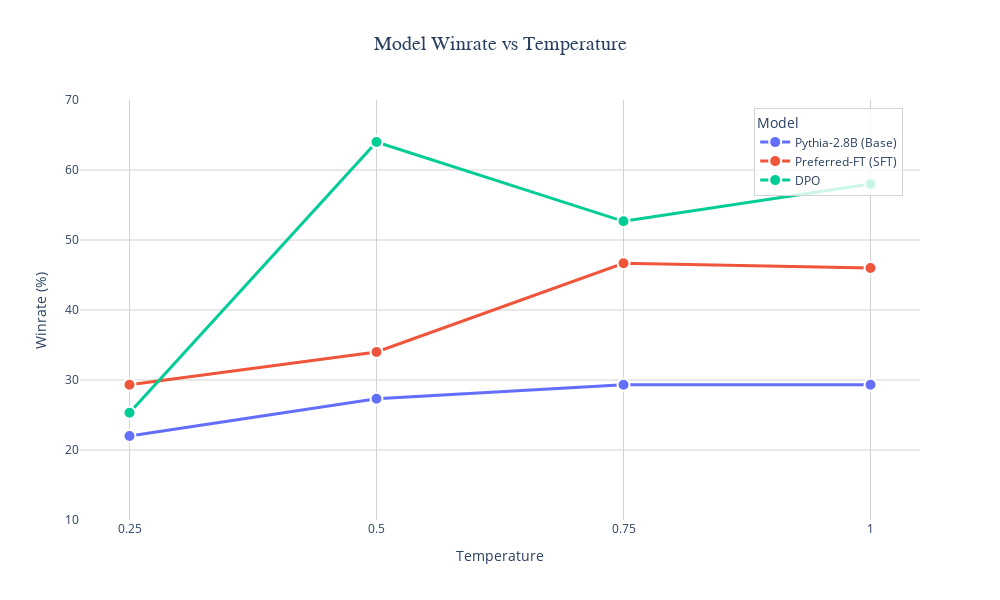

Notebook cell for this chart:
### Code cell
from collections import defaultdict

data = data_dict
# Organize data by model type
model_data = defaultdict(lambda: {'temperatures': [], 'winrates': []})

# Model name mapping
model_names = {
    'base': 'Pythia-2.8B (Base)',
    'sft': 'Preferred-FT (SFT)',
    'dpo': 'DPO'
}

# Parse the data
for key, values in data.items():
    # Extract model type from key
    if 'base' in key:
        model_type = 'base'
    elif 'dpo' in key:
        model_type = 'dpo'
    elif 'sft' in key:
        model_type = 'sft'
    else:
        continue
    
    model_data[model_type]['temperatures'].append(values['temperature'])
    model_data[model_type]['winrates'].append(values['winrate'])

# Sort by temperature for each model
for model_type in model_data:
    temps = model_data[model_type]['temperatures']
    wins = model_data[model_type]['winrates']
    # Sort both lists by temperature
    sorted_pairs = sorted(zip(temps, wins))
    model_data[model_type]['temperatures'] = [t for t, w in sorted_pairs]
    model_data[model_type]['winrates'] = [w for t, w in sorted_pairs]

# Create figure
fig = go.Figure()

# Color scheme
colors = {
    'base': '#636EFA',  # Blue
    'sft': '#EF553B',   # Red
    'dpo': '#00CC96'    # Green
}

# Add traces for each model
for model_type in ['base', 'sft', 'dpo']:
    if model_type in model_data:
        fig.add_trace(go.Scatter(
            x=model_data[model_type]['temperatures'],
            y=model_data[model_type]['winrates'],
            mode='lines+markers',
            name=model_names[model_type],
            line=dict(width=3, color=colors[model_type]),
            marker=dict(size=12, line=dict(width=2, color='white')),
            hovertemplate='<b>Temperature:</b> %{x}<br><b>Winrate:</b> %{y:.2f}%<extra></extra>'
        ))

# Update layout
fig.update_layout(
    title=dict(
        text='Model Winrate vs Temperature',
        x=0.5,
        xanchor='center',
        font=dict(size=20, family='Arial Black')
    ),
    xaxis=dict(
        title='Temperature',
        showgrid=True,
        gridwidth=1,
        gridcolor='lightgray',
        dtick=0.25  # Show ticks at 0.25, 0.5, 0.75, 1.0
    ),
    yaxis=dict(
        title='Winrate (%)',
        showgrid=True,
        gridwidth=1,
        gridcolor='lightgray',
        range=[10, 70]  # Adjust based on your data
    ),
    legend=dict(
        title='Model',
        orientation='v',
        yanchor='top',
        y=0.98,
        xanchor='right',
        x=0.98,
        font=dict(size=12),
        bgcolor='rgba(255, 255, 255, 0.8)',
        bordercolor='lightgray',
        borderwidth=1
    ),
    hovermode='x unified',
    template='plotly_white',
    width=1000,
    height=600,
    font=dict(size=12)
)

# Show plot
fig.show()

# Optional: Save to HTML
# fig.write_html("model_winrate_comparison.html")
# print("Plot saved to: model_winrate_comparison.html")

### Figure 1 — Plotly figure (JSON) as saved in the notebook; plotly's stock layout.template omitted (floating-point values rounded to 4 significant figures)
{"data": [{"hovertemplate": "<b>Temperature:</b> %{x}<br><b>Winrate:</b> %{y:.2f}%<extra></extra>", "line": {"color": "#636EFA", "width": 3}, "marker": {"line": {"color": "white", "width": 2}, "size": 12}, "mode": "lines+markers", "name": "Pythia-2.8B (Base)", "type": "scatter", "x": [0.25, 0.5, 0.75, 1], "y": [22, 27.33, 29.33, 29.33]}, {"hovertemplate": "<b>Temperature:</b> %{x}<br><b>Winrate:</b> %{y:.2f}%<extra></extra>", "line": {"color": "#EF553B", "width": 3}, "marker": {"line": {"color": "white", "width": 2}, "size": 12}, "mode": "lines+markers", "name": "Preferred-FT (SFT)", "type": "scatter", "x": [0.25, 0.5, 0.75, 1], "y": [29.33, 34, 46.67, 46]}, {"hovertemplate": "<b>Temperature:</b> %{x}<br><b>Winrate:</b> %{y:.2f}%<extra></extra>", "line": {"color": "#00CC96", "width": 3}, "marker": {"line": {"color": "white", "width": 2}, "size": 12}, "mode": "lines+markers", "name": "DPO", "type": "scatter", "x": [0.25, 0.5, 0.75, 1], "y": [25.33, 64, 52.67, 58.0]}], "layout": {"font": {"size": 12}, "height": 600, "hovermode": "x unified", "legend": {"bgcolor": "rgba(255, 255, 255, 0.8)", "bordercolor": "lightgray", "borderwidth": 1, "font": {"size": 12}, "orientation": "v", "title": {"text": "Model"}, "x": 0.98, "xanchor": "right", "y": 0.98, "yanchor": "top"}, "title": {"font": {"family": "Arial Black", "size": 20}, "text": "Model Winrate vs Temperature", "x": 0.5, "xanchor": "center"}, "width": 1000, "xaxis": {"dtick": 0.25, "gridcolor": "lightgray", "gridwidth": 1, "showgrid": true, "title": {"text": "Temperature"}}, "yaxis": {"gridcolor": "lightgray", "gridwidth": 1, "range": [10, 70], "showgrid": true, "title": {"text": "Winrate (%)"}}}}
